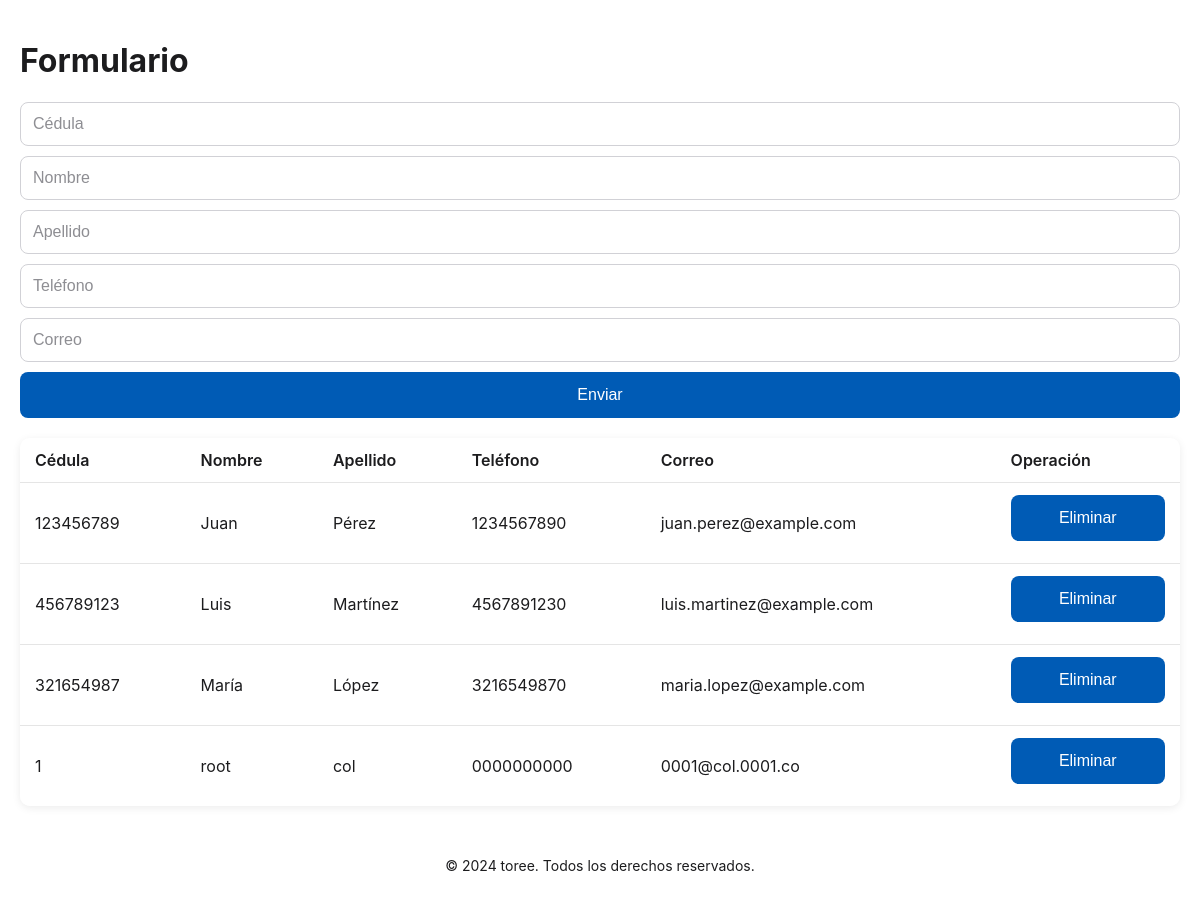
Before: / with the older database file.
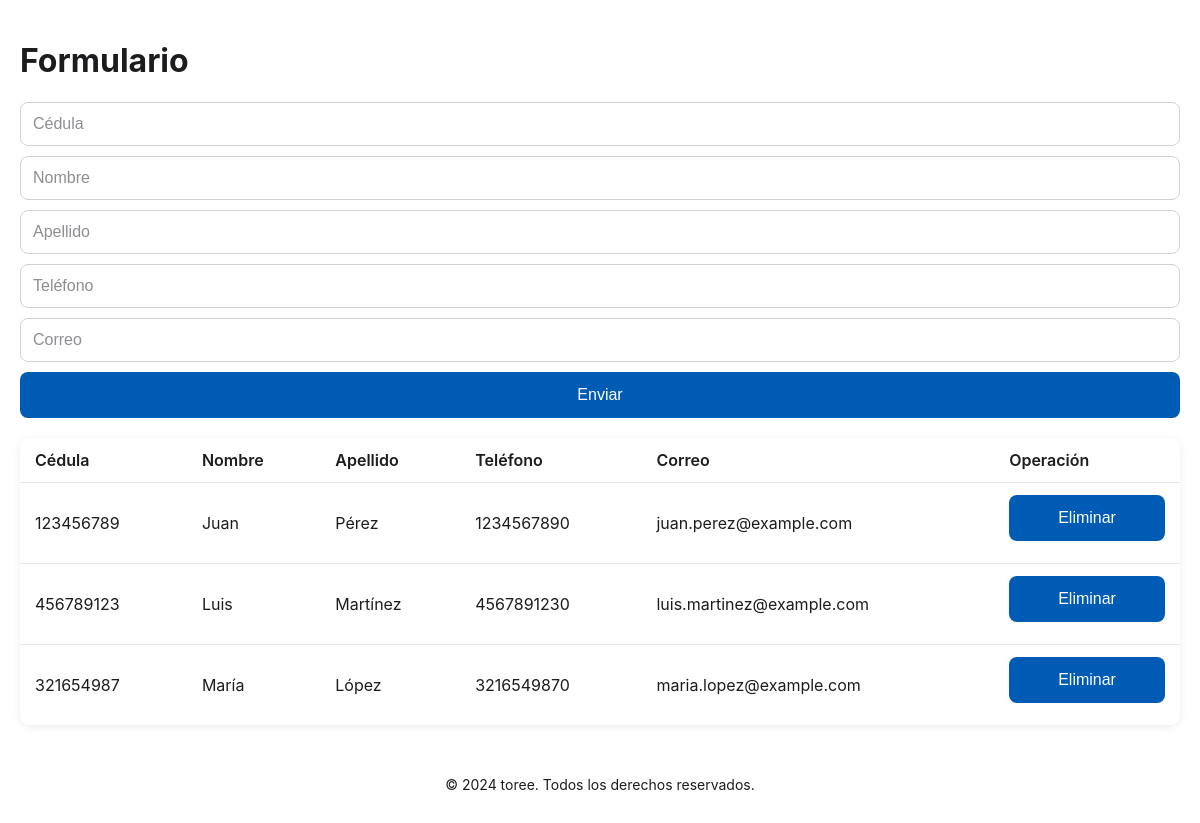
After: the same page with the newer database file.
### models.py (models this page shows, shortened)
class Usuarios(db.Model):
    id = db.Column(db.Integer, primary_key=True)
    cedula = db.Column(db.Integer, unique=True, nullable=False)
    nombre = db.Column(db.String(50), nullable=False)
    apellido = db.Column(db.String(50), nullable=False)
    telefono = db.Column(db.String(11), unique=True, nullable=False)
    correo = db.Column(db.String(120), unique=True, nullable=False)

### app.py (the view)
@app.route('/')
def index():
    return render_template('index.html', usuarios=Usuarios.query.all())

### templates/index.html (shortened to what this page needs)
<!DOCTYPE html>
<html lang="en">
<head>
    <link rel="stylesheet" href="{{ url_for('static', filename='styles.css') }}">
</head>
<body>
    <h1>Formulario</h1>
    <form action="/formulario/registro" method="post">
        <input type="number" name="cedula" placeholder="Cédula" required>
        <input type="text" name="nombre" placeholder="Nombre" required>
        <input type="text" name="apellido" placeholder="Apellido" required>
        <input type="number" name="telefono" placeholder="Teléfono" required>
        <input type="email" name="correo" placeholder="Correo" required>
        <button type="submit">Enviar</button>
    </form>
    <table>
        <thead>
            <tr>
                <th>Cédula</th>
                <th>Nombre</th>
                <th>Apellido</th>
                <th>Teléfono</th>
                <th>Correo</th>
                <th>Operación</th>
            </tr>
        </thead>
        <tbody>
            {% for usuario in usuarios %}
            <tr>
                <td>{{ usuario.cedula }}</td>
                <td>{{ usuario.nombre }}</td>
                <td>{{ usuario.apellido }}</td>
                <td>{{ usuario.telefono }}</td>
                <td>{{ usuario.correo }}</td>
                <td>
                    <form action="/formulario/eliminar/usuarios/{{ usuario.id }}" method="post" style="display:inline;">
                        <button type="submit" class="delete-button">Eliminar</button>
                    </form
                </td>
            </tr>
            {% endfor %}
        </tbody>
    </table>
    <footer>
        <p>&copy; 2024 toree. Todos los derechos reservados.</p>
    </footer>
</body>
</html>

### static/styles.css (style rules this page uses)
body { font-family: -apple-system, BlinkMacSystemFont, "Segoe UI", Roboto, "Helvetica Neue", Arial, sans-serif; margin: 0; padding: 20px; background-color: #ffffff; color: #1c1c1e; }
form { margin-bottom: 20px; background-color: #ffffff; }
form input, form button { display: block; width: 100%; padding: 12px; margin-bottom: 10px; border: 1px solid #d1d1d6; border-radius: 8px; box-sizing: border-box; font-size: 16px; background-color: #ffffff; color: #1c1c1e; }
form input::placeholder { color: #8e8e93; }
form button { background-color: #007aff; color: #ffffff; border: none; border-radius: 8px; padding: 12px; font-size: 16px; cursor: pointer; transition: background-color 0.2s ease, transform 0.1s ease; }
table { width: 100%; border-collapse: collapse; margin-top: 20px; background-color: #ffffff; border-radius: 10px; overflow: hidden; box-shadow: 0 2px 8px rgba(0, 0, 0, 0.08); }
th, td { padding: 12px 15px; text-align: left; font-size: 16px; border-bottom: 1px solid #e5e5e5; }
th { background-color: #ffffff; color: #1c1c1e; font-weight: 600; }
td { background-color: #ffffff; color: #1c1c1e; }
tr:nth-child(even) td { background-color: #ffffff; }
tr:last-child td { border-bottom: none; }
button[type="submit"] { background-color: #005bb5; color: #ffffff; border: none; padding: 14px 20px; border-radius: 8px; cursor: pointer; transition: background-color 0.2s ease, transform 0.1s ease; }
footer { margin-top: 40px; padding: 10px 20px; background-color: #ffffff; color: #1c1c1e; text-align: center; font-size: 14px; border-top: 1px solid #ffffff; }
footer p { margin: 0; }

Changed rows visible on the page:
removed Usuarios: cedula "1", nombre "root", apellido "col", telefono "0000000000", correo "0001@col.0001.co"
